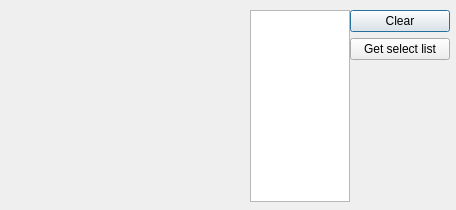
<?xml version="1.0" encoding="UTF-8"?>
<ui version="4.0">
 <class>Dialog</class>
 <widget class="QDialog" name="Dialog">
  <property name="geometry">
   <rect>
    <x>0</x>
    <y>0</y>
    <width>456</width>
    <height>210</height>
   </rect>
  </property>
  <property name="windowTitle">
   <string>Dialog</string>
  </property>
  <widget class="QWidget" name="layoutWidget">
   <property name="geometry">
    <rect>
     <x>350</x>
     <y>10</y>
     <width>100</width>
     <height>155</height>
    </rect>
   </property>
   <layout class="QVBoxLayout" name="verticalLayout">
    <item>
     <widget class="QPushButton" name="pushButton_2">
      <property name="text">
       <string>Clear</string>
      </property>
     </widget>
    </item>
    <item>
     <widget class="QPushButton" name="pushButton_3">
      <property name="text">
       <string>Get select list</string>
      </property>
     </widget>
    </item>
    <item>
     <spacer name="verticalSpacer">
      <property name="orientation">
       <enum>Qt::Vertical</enum>
      </property>
      <property name="sizeHint" stdset="0">
       <size>
        <width>20</width>
        <height>40</height>
       </size>
      </property>
     </spacer>
    </item>
   </layout>
  </widget>
  <widget class="QListWidget" name="listWidget">
   <property name="geometry">
    <rect>
     <x>250</x>
     <y>10</y>
     <width>100</width>
     <height>192</height>
    </rect>
   </property>
   <property name="minimumSize">
    <size>
     <width>100</width>
     <height>0</height>
    </size>
   </property>
   <property name="maximumSize">
    <size>
     <width>100</width>
     <height>16777215</height>
    </size>
   </property>
  </widget>
 </widget>
 <resources/>
 <connections/>
</ui>
